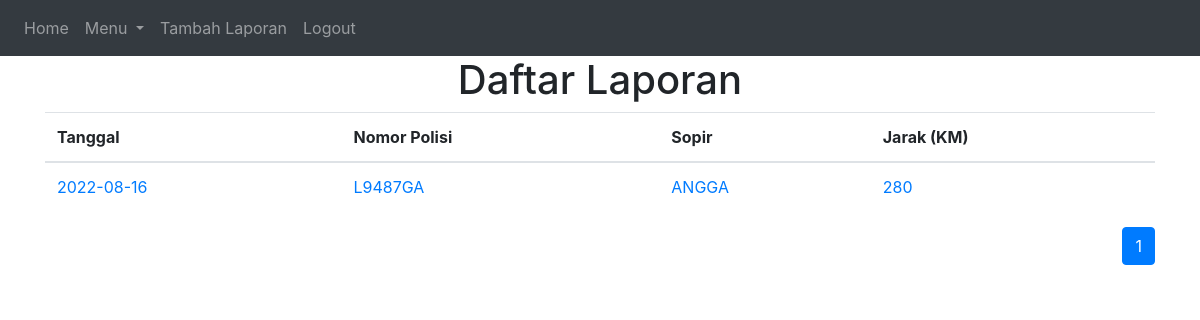
/nopol/L9487GA (signed in), run on the app's committed database.
### website/models.py (models this page shows)
class Laporan(db.Model):
    id = db.Column(db.Integer, primary_key=True)
    tanggal = db.Column(db.Date())
    nopol = db.Column(db.String(100))
    sopir = db.Column(db.String(100))
    tujuan = db.Column(db.String(500))
    km_awal = db.Column(db.Integer)
    km_isi = db.Column(db.Integer)
    solar_awal = db.Column(db.Float)
    tujuan = db.Column(db.String(500))
    e_toll = db.Column(db.Integer)
    username = db.Column(db.String(150), db.ForeignKey('user.username'))

### website/views.py (the view)
@views.route('/nopol/<nopol>', methods=['GET'])
@login_required
def laporan_nopol(nopol):
    page = request.args.get('page', 1, type=int)
    list_laporan = Laporan.query.filter(Laporan.nopol==nopol).order_by(desc(Laporan.tanggal)).paginate(page = page, per_page=20)
    return render_template("home.html", user=current_user, laporan=list_laporan)

### website/__init__.py (called while the page is built)
def create_app():
    app = Flask(__name__)
    app.config['SECRET_KEY'] = '123123'
    app.config['SQLALCHEMY_DATABASE_URI'] = f'sqlite:///{DB_NAME}'
    app.config['MAX_CONTENT_LENGTH'] = 16 * 1024 * 1024
    db.init_app(app)
    from .views import views
    from .auth import auth
    app.register_blueprint(views, url_prefix='/')
    app.register_blueprint(auth, url_prefix='/')
    from .models import User, Laporan
    create_database(app)
    login_manager = LoginManager()
    login_manager.login_view = 'auth.login'
    login_manager.init_app(app)
    @login_manager.user_loader
    def load_user(id):
        return User.query.get(int(id))
    return app

### website/templates/home.html (shortened to what this page needs)
{% extends "base.html" %} {% block title %}App Laporan Truk{% endblock %}
    {% block content %}
    <h1 align="center">Daftar Laporan</h1>
    <ul class="list-group list-group-flush" id="aktivitas">
      <table class="table table-striped-columns">
        <thead>
          <tr>
            <th scope="col">Tanggal</th>
            <th scope="col">Nomor Polisi</th>
            <th scope="col">Sopir</th>
            <th scope="col">Jarak (KM)</th>
          </tr>
        </thead>
      {% for list in laporan.items %}
        <tbody>
          <tr>
            <td><a href="{{ url_for('views.laporan', id=list.id) }}" class="link-dark">{{ list.tanggal }}</a></td>
            <td><a href="{{ url_for('views.laporan', id=list.id) }}" class="link-dark">{{ list.nopol }}</a></td>
            <td><a href="{{ url_for('views.laporan', id=list.id) }}" class="link-dark">{{ list.sopir }}</a></td>
            <td><a href="{{ url_for('views.laporan', id=list.id) }}" class="link-dark">{{ list.km_isi-list.km_awal }}</a></td>
          </tr>
        </tbody>
      {% endfor %}
      </table>
      <nav aria-label="Page navigation example">
        <ul class="pagination justify-content-end">
          {% for page_num in laporan.iter_pages(left_edge=1, right_edge=1, left_current=1, right_current=2) %}
            {% if page_num %}
              {% if laporan.page == page_num %}
              <li class="page-item active"><a class="page-link" href="{{ url_for('views.home', page=page_num) }}">{{ page_num }}</a></li>
              {% else %}
              <li class="page-item"><a class="page-link" href="{{ url_for('views.home', page=page_num) }}">{{ page_num }}</a></li>
              {% endif %}
              {% else %}
              <li class="page-item"><a class="page-link" href="{{ url_for('views.home', page=page_num) }}">...</a></li>
            {% endif %}
          {% endfor %}
        </ul>
      </nav>
    {% endblock %}

### data on the page
Laporan: tanggal "2022-08-16", nopol "L9487GA", sopir "ANGGA", list.km_isi-list.km_awal "280"

### other printed values
{{ page_num }} "1"
